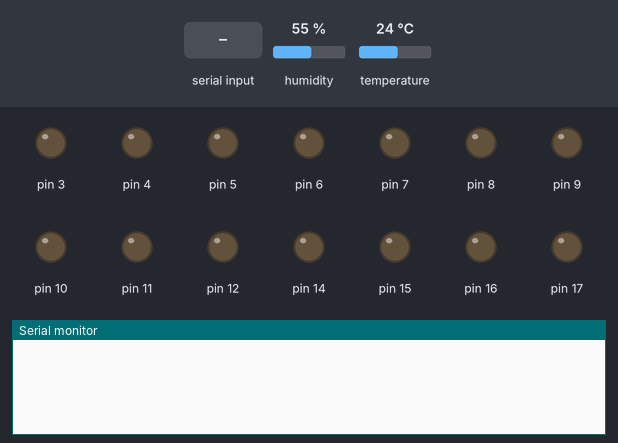
Recording of a sketch running on a simulated Arduino Uno, built with avr-gcc and run on an emulated ATmega328P. On the bench: output pins drawn as LEDs (lit = HIGH), the last lines printed to the serial monitor. Inputs (shaded band) come from the test bench; at power-on: humidity 55 %, temperature 24 °C.

Above: at 1.2 s.
1.3 s: "PING\n" received over Serial
At 2.1 s:
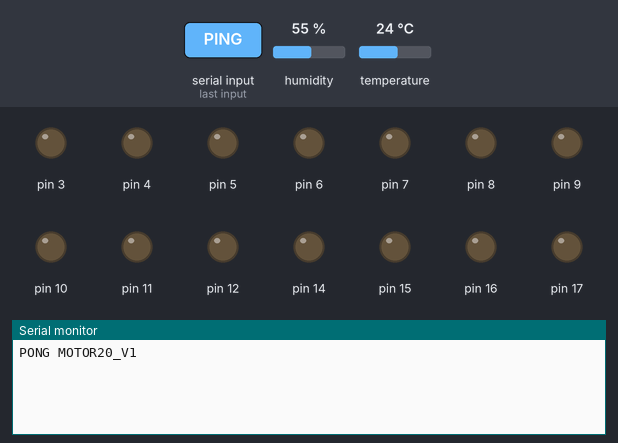
2.8 s: byte 10 ('\n') received over Serial
At 3.2 s:
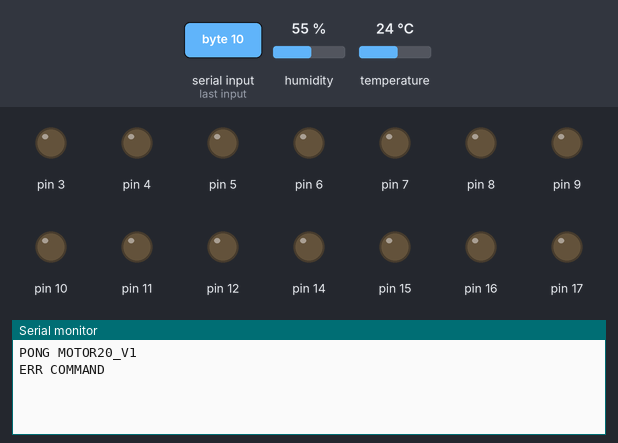
4.3 s: "STOP\n" received over Serial
At 5.5 s:
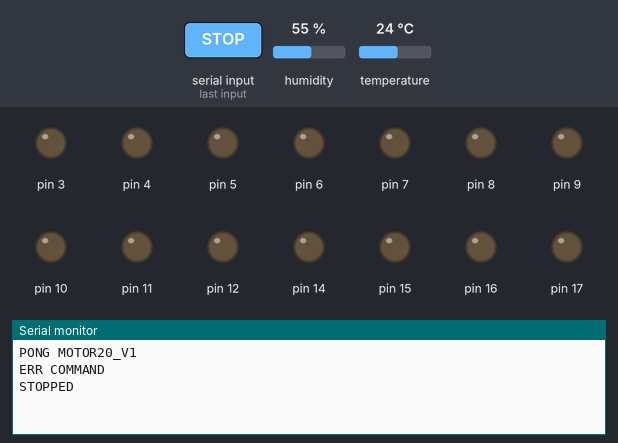
5.8 s: "STATUS\n" received over Serial
At 6.7 s:
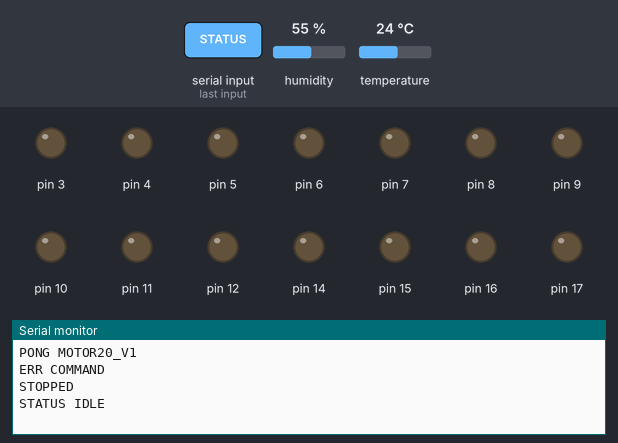

Measured:
- after the input at 1.3 s, the serial monitor: prints a new line at once (image 1)
- after the input at 2.8 s, the serial monitor: prints a new line at once (image 2)
- after the input at 4.3 s, the serial monitor: prints a new line at once (image 3)
- after the input at 5.8 s, the serial monitor: prints a new line at once (image 4)

The sketch:

firmware.ino
```cpp
#include <DHT.h>
#include "mega_pin_map.h"
#include "settings.h"

DHT sensor(VendingPins::DHT, DHT22);
char input[48];
uint8_t used = 0, running = 0;
bool overflow = false, fanOn = true, sensorValid = false;
unsigned long motorStarted = 0, motorDuration = 0, sampled = 0;
float temperature = 0, humidity = 0;

void fan(bool enabled) {
  fanOn = enabled;
  digitalWrite(VendingPins::FAN, enabled ? FAN_ON_LEVEL : !FAN_ON_LEVEL);
}
void stopMotor() {
  for (uint8_t i = 0; i < VendingPins::MOTOR_COUNT; ++i)
    digitalWrite(VendingPins::MOTORS[i], !MOTOR_ON_LEVEL);
  running = 0;
}
bool number(const char *&p, unsigned long &value, unsigned long limit) {
  if (*p < '0' || *p > '9') return false;
  value = 0;
  while (*p >= '0' && *p <= '9') {
    value = value * 10 + (*p++ - '0');
    if (value > limit) return false;
  }
  return true;
}
void command() {
  if (!strcmp(input, "PING")) Serial.println(F("PONG MOTOR20_V1"));
  else if (!strcmp(input, "STOP")) { stopMotor(); Serial.println(F("STOPPED")); }
  else if (!strcmp(input, "STATUS")) Serial.println(running ? F("STATUS BUSY") : F("STATUS IDLE"));
  else if (!strcmp(input, "ENV")) {
    Serial.print(F("ENV ")); Serial.print(sensorValid ? F("OK ") : F("ERROR "));
    Serial.print(temperature); Serial.print(' '); Serial.print(humidity);
    Serial.print(F(" FAN ")); Serial.println(fanOn ? 1 : 0);
  } else {
    unsigned long slot = 0, duration = 0; const char *p = input + 4;
    if (strncmp(input, "RUN ", 4) || !number(p, slot, 20) || *p++ != ' ' ||
        !number(p, duration, 5000) || *p || slot < 1 || duration < 100) {
      Serial.println(F("ERR COMMAND")); return;
    }
    if (running) { Serial.println(F("ERR BUSY")); return; }
    running = slot; motorDuration = duration; motorStarted = millis();
    digitalWrite(VendingPins::MOTORS[slot - 1], MOTOR_ON_LEVEL);
    Serial.print(F("STARTED ")); Serial.println(slot);
  }
}
void setup() {
  // Set output latches before changing direction to avoid active-low startup pulses.
  for (uint8_t i = 0; i < VendingPins::MOTOR_COUNT; ++i) {
    digitalWrite(VendingPins::MOTORS[i], !MOTOR_ON_LEVEL);
    pinMode(VendingPins::MOTORS[i], OUTPUT);
  }
  digitalWrite(VendingPins::FAN, FAN_ON_LEVEL); pinMode(VendingPins::FAN, OUTPUT);
  sensor.begin(); Serial.begin(115200);
  sampled = millis() - 2500UL;
}
void loop() {
  if (running && (unsigned long)(millis() - motorStarted) >= motorDuration) {
    uint8_t finished = running; stopMotor();
    Serial.print(F("DONE ")); Serial.println(finished);
  }
  // Bound serial work so a noisy scanner/host cannot postpone the motor deadline.
  for (uint8_t count = 0; count < 16 && Serial.available(); ++count) {
    char c = Serial.read();
    if (c == '\r') continue;
    if (c == '\n') {
      input[used] = 0;
      if (overflow) Serial.println(F("ERR LENGTH")); else command();
      used = 0; overflow = false;
    } else if (used < sizeof(input) - 1) input[used++] = c;
    else overflow = true;
  }
  // DHT reads briefly block; never sample during a timed motor run.
  if (!running && (unsigned long)(millis() - sampled) >= 2500UL) {
    sampled = millis(); temperature = sensor.readTemperature(); humidity = sensor.readHumidity();
    sensorValid = !isnan(temperature) && !isnan(humidity);
    if (!sensorValid) fan(true);
    else if (temperature >= FAN_TEMP_ON || humidity >= FAN_HUMIDITY_ON) fan(true);
    else if (temperature <= FAN_TEMP_OFF && humidity <= FAN_HUMIDITY_OFF) fan(false);
  }
}
```

mega_pin_map.h
```cpp
#pragma once
#include <stdint.h>

// Arduino Mega 2560: agreed wiring layout, 2026-10-29.
// D0/D1 remain available for the USB serial connection to the Pi.
namespace VendingPins {
constexpr uint8_t DHT = 2;
constexpr uint8_t FAN = 23;
constexpr uint8_t MOTOR_COUNT = 20;
// Array index = slot - 1. These are driver control pins, not motor power.
constexpr uint8_t MOTORS[MOTOR_COUNT] = {
    3, 4, 5, 6, 7, 8, 9, 10, 11, 12,
    24, 14, 15, 16, 17, 18, 19, 20, 21, 22
};
// D13 is reserved: Mega bootloader blinks its LED before setup() can stop motors.
}  // namespace VendingPins
```

settings.h
```cpp
#pragma once
// Driver logic is configurable; GPIO controls drivers, never motor/fan power directly.
constexpr uint8_t MOTOR_ON_LEVEL = HIGH;
constexpr uint8_t FAN_ON_LEVEL = HIGH;
// Initial test settings, not a certified supplement storage specification.
constexpr float FAN_TEMP_ON = 30.0f;
constexpr float FAN_TEMP_OFF = 28.0f;
constexpr float FAN_HUMIDITY_ON = 70.0f;
constexpr float FAN_HUMIDITY_OFF = 65.0f;
```
